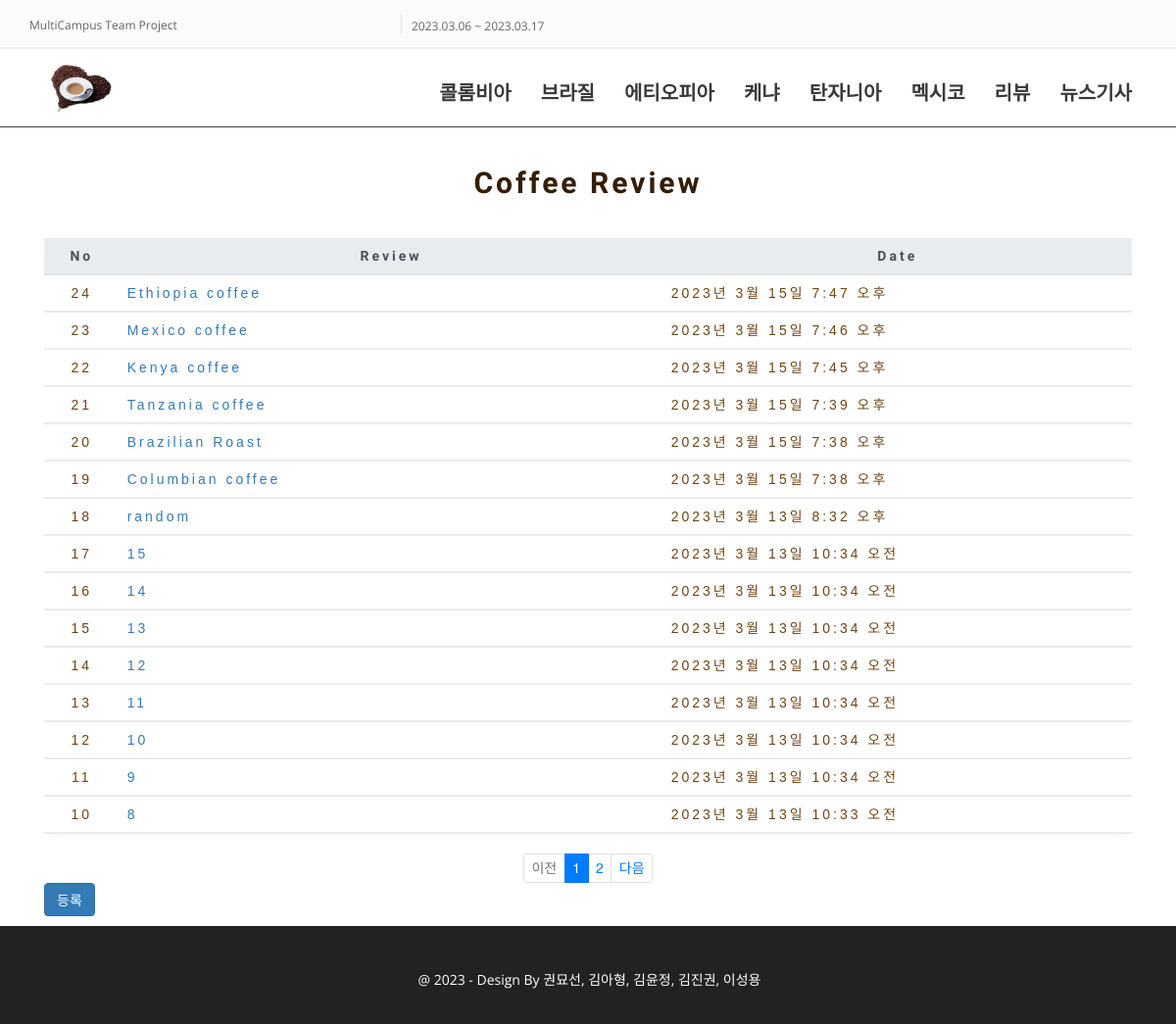
Page /main/base.html/ on the committed database.
### bbsnote/models.py (models this page shows, shortened)
class Board(models.Model): # 게시글 모델
    subject = models.CharField(max_length=200)
    content = models.TextField()
    create_date = models.DateTimeField()

### bbsnote/views.py (the view)
# urls.py: path('', views.index , name = 'index'),
def index(request):
    page = request.GET.get('page', 1)
    board_list = Board.objects.order_by('-create_date')
    paginator = Paginator(board_list, 15)
    page_obj = paginator.get_page(page)
    context = {'board_list': page_obj}
    return render(request, 'review/bbsnote/board_list.html', context)

### bbsnote/templatetags/bbsnote_filter.py (called while the page is built)
@register.filter
def sub(value, arg):
    return value - arg

### templates/review/bbsnote/board_list.html (shortened to what this page needs)
{% extends 'review/base.html' %}
{% load bbsnote_filter %}
{% load static %}
{% block content %}
<div class="container my-5">
    <h2 class="my-3 text-center review_title">Coffee Review</h2>
</div>
<div class="container my-3">
    <table class="table">
        <thead>
        <tr class="thead-light board_text">
            <th class="table_th text-center">No</th>
            <th class="table_th text-center" style="width:50%">Review</th>
            <th class="table_th text-center">Date</th>
        </tr>
        </thead>
        <tbody class="board_contents" >
        {% if 'review/bbsnote/board_list' %}
        {% for board in board_list %}
        <tr>
            <td class="text-center">
                {{board_list.paginator.count|sub:board_list.start_index|sub:forloop.counter0 |add:1 }}
            </td>
            <td class="text-left">
                <a href="{% url 'bbsnote:detail' board.id %}">{{ board.subject }}</a>
            </td>
            <td class="text-left">
                {{ board.create_date }}
            </td>
        </tr>
        {% endfor %}
        {% else %}
        <tr>
            <td colspan="3">글이 없습니다.</td>
        </tr>
        {% endif %}
        </tbody>
    </table>
    <ul class="pagination justify-content-center">
        {% if board_list.has_previous %}
        <li class="page-item">
            <a class="page-link" data-page="{{ board_list.previous_page_number }}" href="#">이전</a>
        </li>
        {% else %}
        <li class="page-item disabled">
            <a class="page-link" tabindex="-1" aria-disabled="true" href="#">이전</a>
        </li>
        {% endif %}
        {% for page_number in board_list.paginator.page_range %}
        {% if page_number >= board_list.number|add:-5 and page_number <= board_list.number|add:5 %}
            {% if page_number == board_list.number %}
            <li class="page-item active" aria-current="page">
                <a class="page-link" data-page="{{ page_number }}" href="#">{{ page_number }}</a>
            </li>
            {% else %}
            <li class="page-item">
                <a class="page-link" data-page="{{ page_number }}" href="#">{{ page_number }}</a>
            </li>
            {% endif %}
        {% endif %}
        {% endfor %}
        {% if board_list.has_next %}
        <li class="page-item">
            <a class="page-link" data-page="{{ board_list.next_page_number }}" href="#">다음</a>
        </li>
        {% else %}
        <li class="page-item disabled">
            <a class="page-link" tabindex="-1" aria-disabled="true" href="#">다음</a>
        </li>
        {% endif %}
    </ul>
    <a href="{% url 'bbsnote:board_create' %}" class="btn btn-primary">등록</a>
</div>
{% endblock %}

### templates/review/base.html (shortened to what this page needs)
{% load static %}
<!doctype html>
<html lang="ko">
<head>
	<link rel="stylesheet" href="https://stackpath.bootstrapcdn.com/font-awesome/4.7.0/css/font-awesome.min.css">
    <link rel="stylesheet" href="{% static 'css/review/style.css' %}" !important>
    <link rel="stylesheet" href="{% static 'css/review/board.css' %}">
    <link rel="stylesheet" href="{% static 'css/review/comment.css' %}">
    <link rel="stylesheet" type="text/css" href="{% static 'css/main/animate.min.css' %}">
    <link href="{% static 'css/main/bootstrap.min.css' %}" rel="stylesheet" >
    <link rel="stylesheet" href="{% static 'css/main/isotope/style.css' %}">
    <link rel="stylesheet" href="{% static 'css/main/style.css' %}">
    <link href="{% static 'css/main/responsive.css' %}" rel="stylesheet">
</head>
<body data-spy="scroll" data-target="#header">
	<section id="header">
		<div class="header-area">
			<div class="top_header">
				<div class="container">
					<div class="row">
						<div class="col-lg-4 col-md-4 col-sm-4 col-xs-4 zero_mp">
							<div class="address">
								<p>MultiCampus Team Project</p>
							</div>
						</div>
						<div class="col-lg-4 col-md-4 col-sm-4 col-xs-4 zero_mp">
							<div class="phone">
								<p>2023.03.06 ~ 2023.03.17</p>
							</div>
						</div>
					</div>
				</div>
			</div>
			<div class="header_menu text-center" data-spy="affix" data-offset-top="50" id="nav">
				<div class="container">
					<nav class="navbar navbar-default zero_mp ">
						<div class="navbar-header">
							<a class="navbar-brand custom_navbar-brand" href=".."><img src="/static/images/coffee_icon.png" style="float: left; width: 70px; height: 50px;" alt=""></a>
						</div>
						<div class="collapse navbar-collapse zero_mp" id="bs-example-navbar-collapse-1">
							<ul class="nav navbar-nav navbar-right main_menu">
								<li><a class="header" href="../Colombia_a.html">콜롬비아</a></li>
                                <li><a class="header" href="../Brazil_a.html">브라질</a></li>
                                <li><a class="header" href="../Ethiopia_a.html">에티오피아</a></li>
                                <li><a class="header" href="../Kenya_a.html">케냐</a></li>
                                <li><a class="header" href="../tanzania.html">탄자니아</a></li>
                                <li><a class="header" href="../Mexico.html">멕시코</a></li>
                                <li><a class="header" href="../base.html">리뷰</a></li>
                                <li><a class="header" href="../../index.html">뉴스기사</a></li>
							</ul>
						</div>
					</nav>
				</div>
			</div>
		</div>
	</section>
{% block content %}
{% endblock %}
    <section id="footer">
        <div class="container">
            <div class="row text-center">
                <div class="col-md-12">
                    <div class="copyright">
                        <p>@ 2023 - Design By 권묘선, 김아형, 김윤정, 김진권, 이성용</p>
                    </div>
                </div>
            </div>
        </div>
    </section>
</body>
</html>

### static/css/review/board.css (style rules this page uses)
.board_text { font-family: 'Stylish', sans-serif; font-size: large; text-align: center; color: #6f4415; letter-spacing: 3px; }
.board_contents { font-family: 'Noto Sans KR', sans-serif; text-align: center; color: #6f4415; letter-spacing: 3px; }

### static/css/review/comment.css (style rules this page uses)
.table_th { font-size: 20px; font-family: 'Stylish', sans-serif; color: #6f4415; letter-spacing: 3px; }
.review_title { font-family: 'Stylish', sans-serif; font-weight: bolder; letter-spacing: 3px; color: #331e07 }

### static/css/main/isotope/style.css (style rules this page uses)
ul { list-style-type: none; text-align: center; }
body { overflow-x: hidden; }
ul { padding: 0; margin: 0; }

### static/css/main/style.css (style rules this page uses)
.container { transition: all 0.9s ease 0s; -webkit-transition: all 0.9s ease 0s; -moz-transition: all 0.9s ease 0s; -o-transition: all 0.9s ease 0s; -ms-transition: all 0.9s ease 0s; }
a, a:hover, a:focus, a:visited, a:hover { text-decoration: none !important; }
h1, h2, h3, h4, h5, h6 { margin: 0; padding: 0; font-weight: normal; }
p { padding: 0; margin: 0; }
img { max-width: 100%; height: auto; }
html { height: 100% }
body { position: relative; }
.zero_mp { padding: 0; margin: 0; }
#header .top_header { min-height: 50px; background: #FBFBFB; border-bottom: 2px solid #F2F2F2; padding-top: 15px; }
#header .top_header .address { border-right: 1px solid #E6E5E5; }
#header .top_header .address p { font-size: 12px; padding-top: 2px; color: #646464; font-family: 'Open Sans', sans-serif; }
#header .top_header .phone { margin-left: 10px; }
#header .top_header .phone p { color: #646464; font-size: 12px; font-family: 'Open Sans', sans-serif; padding-top: 1px; display: inline-block; }
#header .header_menu { min-height: 80px; border-bottom: 1px solid #3D3E3D; z-index: 9999; }
#header .header_menu .navbar { border: 0px solid transparent; }
#header .header_menu .custom_navbar-brand { padding-left: 0; }
#header .header_menu .navbar-default { background-color: rgba(255, 255, 255, 0); border-color: rgba(255, 255, 255, 0); }
#header .header_menu .main_menu { padding-top: 20px; }
#header .header_menu ul.main_menu li a { color: #393939; font-size: 20px; text-transform: uppercase; font-weight: 600; font-family: 'Stylish', sans-serif; }
#header .header_menu ul.main_menu li, #header .header_menu ul.main_menu li.active a { display: inline-block; position: relative; }
#header .header_menu ul.main_menu li:after { content: ''; display: block; margin: auto; height: 3px; width: 0px; background: transparent; transition: width .5s ease, background-color .5s ease; margin-top: 6px; }
#footer { position: bottom; min-height: 100px; background: #222222; color: #fff; }
#footer .copyright, #footer .designer { padding-top: 45px; font-size: 14px; }
#footer .copyright p { text-align: center; }
#footer .copyright p, #footer .copyright p span a, #footer .designer p, #footer .designer a { font-size: 14px; color: #ffffff; font-family: 'Open Sans', sans-serif; padding-left: 3px; text-align: center; }

### rows in the picture
Board: paginator.count|sub "24", subject "Ethiopia coffee", create_date "2023년 3월 15일 7:47 오후"
Board: paginator.count|sub "23", subject "Mexico coffee", create_date "2023년 3월 15일 7:46 오후"
Board: paginator.count|sub "22", subject "Kenya coffee", create_date "2023년 3월 15일 7:45 오후"
Board: paginator.count|sub "21", subject "Tanzania coffee", create_date "2023년 3월 15일 7:39 오후"
Board: paginator.count|sub "20", subject "Brazilian Roast", create_date "2023년 3월 15일 7:38 오후"
Board: paginator.count|sub "19", subject "Columbian coffee", create_date "2023년 3월 15일 7:38 오후"
Board: paginator.count|sub "18", subject "random", create_date "2023년 3월 13일 8:32 오후"
Board: paginator.count|sub "17", subject "15", create_date "2023년 3월 13일 10:34 오전"
Board: paginator.count|sub "16", subject "14", create_date "2023년 3월 13일 10:34 오전"
Board: paginator.count|sub "15", subject "13", create_date "2023년 3월 13일 10:34 오전"
Board: paginator.count|sub "14", subject "12", create_date "2023년 3월 13일 10:34 오전"
Board: paginator.count|sub "13", subject "11", create_date "2023년 3월 13일 10:34 오전"
Board: paginator.count|sub "12", subject "10", create_date "2023년 3월 13일 10:34 오전"
Board: paginator.count|sub "11", subject "9", create_date "2023년 3월 13일 10:34 오전"
Board: paginator.count|sub "10", subject "8", create_date "2023년 3월 13일 10:33 오전"

### other values in the picture
{{ page_number }} "1"
{{ page_number }} "2"
